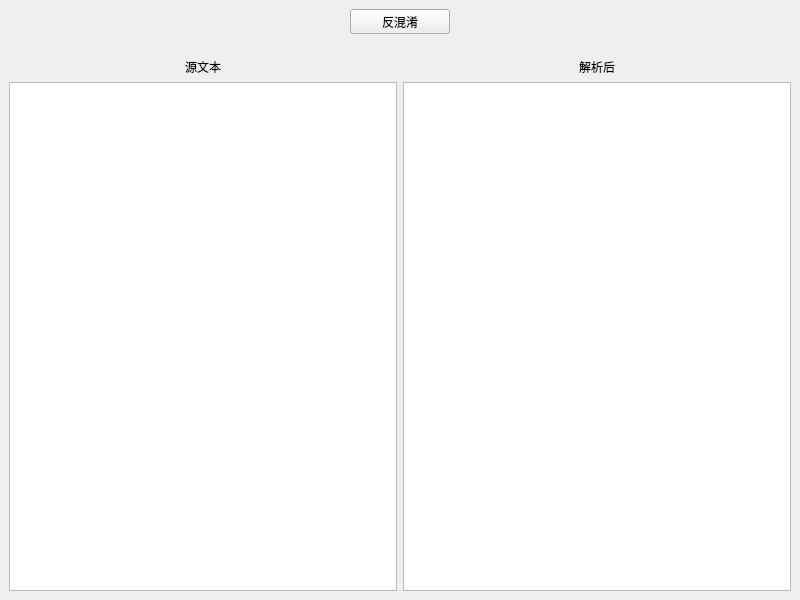
<?xml version="1.0" encoding="UTF-8"?>
<ui version="4.0">
 <class>MainWindow</class>
 <widget class="QMainWindow" name="MainWindow">
  <property name="geometry">
   <rect>
    <x>0</x>
    <y>0</y>
    <width>800</width>
    <height>600</height>
   </rect>
  </property>
  <property name="windowTitle">
   <string>JS反混淆工具</string>
  </property>
  <widget class="QWidget" name="centralwidget">
   <layout class="QVBoxLayout" name="verticalLayout">
    <property name="spacing">
     <number>0</number>
    </property>
    <property name="leftMargin">
     <number>0</number>
    </property>
    <property name="topMargin">
     <number>0</number>
    </property>
    <property name="rightMargin">
     <number>0</number>
    </property>
    <property name="bottomMargin">
     <number>0</number>
    </property>
    <item>
     <widget class="QWidget" name="widget" native="true">
      <property name="maximumSize">
       <size>
        <width>16777215</width>
        <height>50</height>
       </size>
      </property>
      <layout class="QHBoxLayout" name="horizontalLayout_2">
       <item>
        <widget class="QPushButton" name="pushButton_run">
         <property name="maximumSize">
          <size>
           <width>100</width>
           <height>25</height>
          </size>
         </property>
         <property name="text">
          <string>反混淆</string>
         </property>
        </widget>
       </item>
      </layout>
     </widget>
    </item>
    <item>
     <widget class="QWidget" name="widget_2" native="true">
      <layout class="QHBoxLayout" name="horizontalLayout">
       <item>
        <widget class="QWidget" name="widget_3" native="true">
         <layout class="QVBoxLayout" name="verticalLayout_2">
          <property name="spacing">
           <number>0</number>
          </property>
          <property name="leftMargin">
           <number>0</number>
          </property>
          <property name="topMargin">
           <number>0</number>
          </property>
          <property name="rightMargin">
           <number>0</number>
          </property>
          <property name="bottomMargin">
           <number>0</number>
          </property>
          <item>
           <widget class="QWidget" name="widget_5" native="true">
            <property name="minimumSize">
             <size>
              <width>0</width>
              <height>30</height>
             </size>
            </property>
            <property name="maximumSize">
             <size>
              <width>16777215</width>
              <height>30</height>
             </size>
            </property>
            <layout class="QHBoxLayout" name="horizontalLayout_3">
             <item alignment="Qt::AlignHCenter">
              <widget class="QLabel" name="label">
               <property name="text">
                <string>源文本</string>
               </property>
              </widget>
             </item>
            </layout>
           </widget>
          </item>
          <item>
           <widget class="QTextEdit" name="textEdit_old"/>
          </item>
         </layout>
        </widget>
       </item>
       <item>
        <widget class="QWidget" name="widget_4" native="true">
         <layout class="QVBoxLayout" name="verticalLayout_3">
          <property name="spacing">
           <number>0</number>
          </property>
          <property name="leftMargin">
           <number>0</number>
          </property>
          <property name="topMargin">
           <number>0</number>
          </property>
          <property name="rightMargin">
           <number>0</number>
          </property>
          <property name="bottomMargin">
           <number>0</number>
          </property>
          <item>
           <widget class="QWidget" name="widget_6" native="true">
            <property name="minimumSize">
             <size>
              <width>0</width>
              <height>30</height>
             </size>
            </property>
            <property name="maximumSize">
             <size>
              <width>16777215</width>
              <height>30</height>
             </size>
            </property>
            <layout class="QHBoxLayout" name="horizontalLayout_4">
             <item alignment="Qt::AlignHCenter">
              <widget class="QLabel" name="label_2">
               <property name="text">
                <string>解析后</string>
               </property>
              </widget>
             </item>
            </layout>
           </widget>
          </item>
          <item>
           <widget class="QTextEdit" name="textEdit_new"/>
          </item>
         </layout>
        </widget>
       </item>
      </layout>
     </widget>
    </item>
   </layout>
  </widget>
 </widget>
 <resources/>
 <connections/>
</ui>
